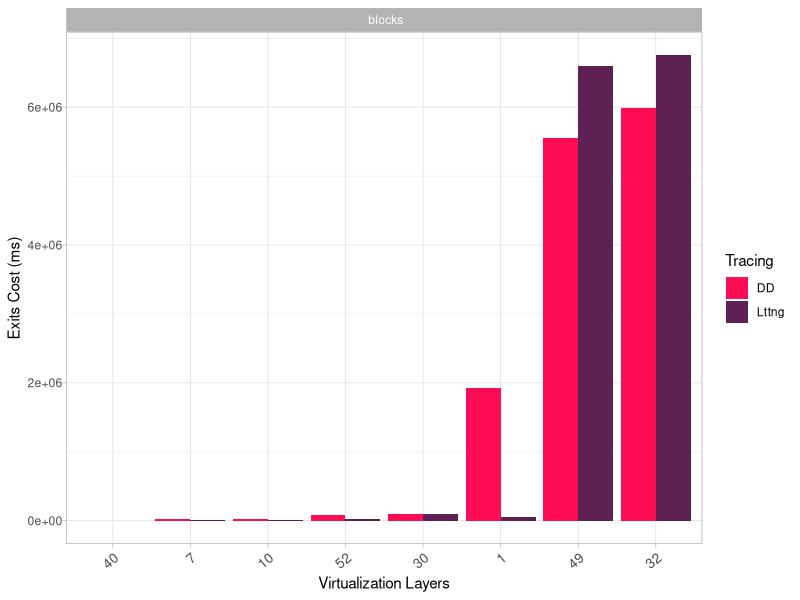

The R source for this figure:
#!/usr/bin/env Rscript
library(ggplot2)
library(ggrepel)
library(plyr)
colors <- c("#ff0d54",  "#5f2054", "#2f2054")
# layer,tracer,copies_input_blocks,event,freq,total_event_cost,cost_per_event
data <- read.table("./io-overhead/data/exits-cost2.csv", header=T, sep=",")

data$tracer <- as.character(data$tracer)
data$copied_input_blocks <- paste(data$copied_input_blocks,'blocks')

data = subset(data, event != 'HLT')
data = subset(data, event != 12 & event != 18)

data_filtered <- ddply(data, .(layer, tracer, copied_input_blocks, event),
                       transform,
                       cost_per_event_avrg = mean(cost_per_event),
                       total_event_cost_avrg = mean(total_event_cost)
)

data_filtered <- unique(data_filtered[c("layer", "tracer", "copied_input_blocks", "event", "cost_per_event_avrg", "total_event_cost_avrg")])


plot <- ggplot(data_filtered, aes(x=reorder(event, total_event_cost_avrg), y = total_event_cost_avrg)) +
  geom_bar(aes(fill=tracer), position="dodge",stat="identity") +
  # scale_y_continuous(breaks = seq(0, max(data_filtered$cost_per_event_avrg), 100)) +
  facet_wrap(~copied_input_blocks, ncol=4) +
  # coord_flip() +
  # geom_label_repel(aes(y=tracing_events, label=paste(tracing_events,event_type)),
  #                  size = 3, segment.size = 0.3, colour="black", fill="white",
  #                  min.segment.length = unit(0, "lines"), nudge_x = 0
  # ) +
  # geom_text(aes(y=max, label=label ), colour='black', size = 3.4,
  #           position=position_dodge(width=0.9), vjust=-1) +
  
  scale_fill_manual(values = colors) +
  labs(x ="Virtualization Layers", y ="Exits Cost (ms)", fill="Tracing") +
  # scale_fill_manual(values = colors) +
  theme_light() +
  theme(
    # legend.position = c(0.94,0.91),
    # legend.title=element_blank(),
    axis.text.x = element_text(angle = 40, hjust = 1, vjust=1, size = 10),
    axis.text.y = element_text(margin = margin(t=2,b=1))
  )
plot(plot)
